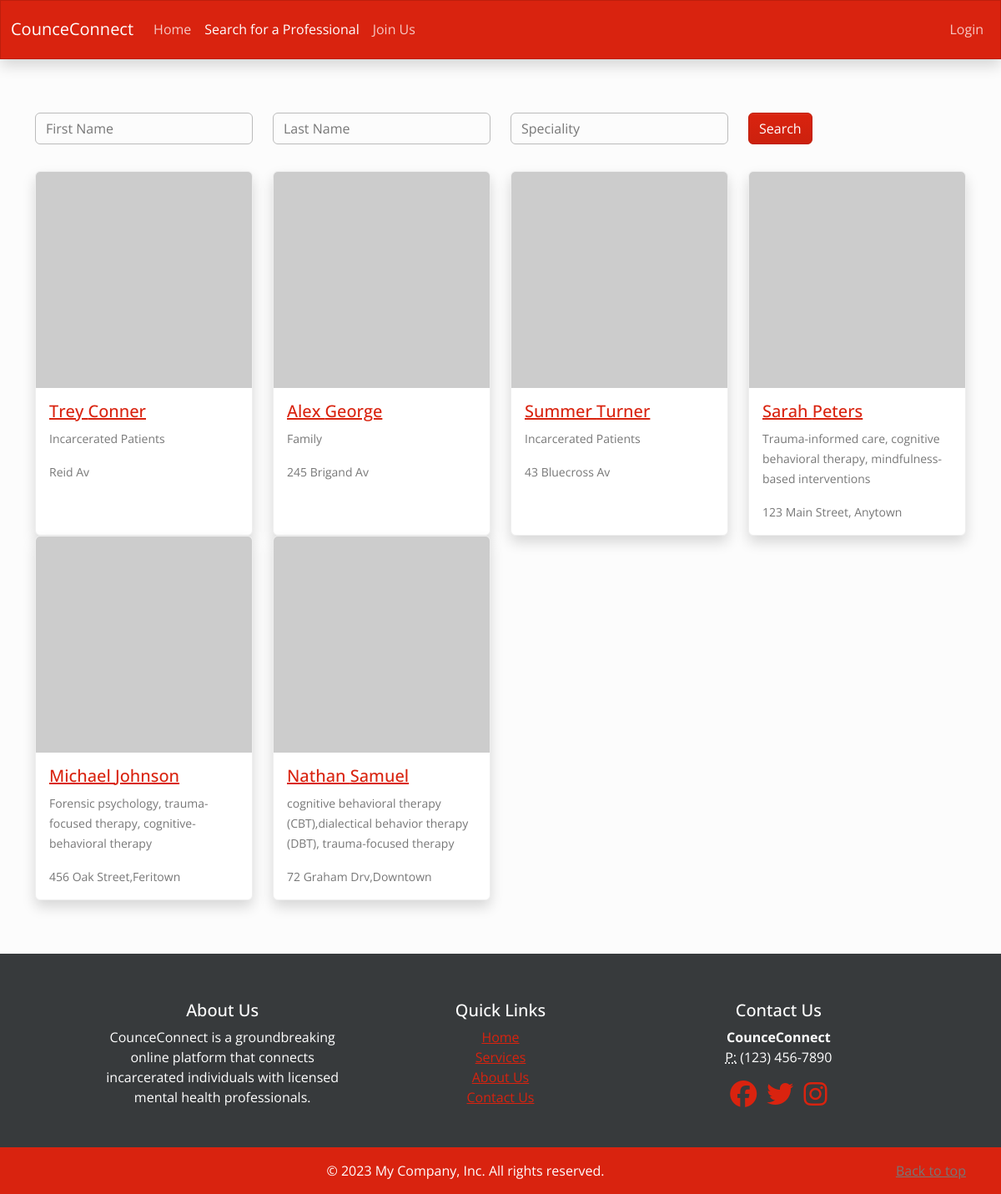
Page /professionals on the committed database.
### app/models.py (models this page shows, shortened)
class User(UserMixin, db.Model):
    __tablename__ = 'user'
    id = db.Column(db.Integer, primary_key=True)
    username = db.Column(db.String(64), index=True, nullable=False,unique=True)
    email = db.Column(db.String(100), index=True, nullable=False,unique=True)
    password_hash = db.Column(db.String(128))
    user_type = db.Column(db.String(128), nullable=False)
    first_name = db.Column(db.String(64))
    last_name = db.Column(db.String(64))
    created = db.Column(db.DateTime, default=datetime.utcnow)
    modified = db.Column(db.DateTime, default=datetime.utcnow)
    __mapper_args__ = {
        'polymorphic_on': user_type,
        'polymorphic_identity': 'user'
    }

class Professional(User):
    __tablename__ = 'professional'
    id = db.Column(db.Integer, db.ForeignKey('user.id'), primary_key=True)
    bio = db.Column(db.String(150))
    address = db.Column(db.String(150))
    speciality = db.Column(db.String(64))
    reviews= db.relationship('Review',backref='reviewed_professional',lazy='dynamic')
    appointments=db.relationship('Appointment',backref='consulting_professional',lazy='dynamic')
    __mapper_args__ = {
        'polymorphic_identity': 'professional'
    }

class User(UserMixin, db.Model):
    __tablename__ = 'user'
    id = db.Column(db.Integer, primary_key=True)
    username = db.Column(db.String(64), index=True, nullable=False,unique=True)
    email = db.Column(db.String(100), index=True, nullable=False,unique=True)
    password_hash = db.Column(db.String(128))
    user_type = db.Column(db.String(128), nullable=False)
    first_name = db.Column(db.String(64))
    last_name = db.Column(db.String(64))
    created = db.Column(db.DateTime, default=datetime.utcnow)
    modified = db.Column(db.DateTime, default=datetime.utcnow)
    __mapper_args__ = {
        'polymorphic_on': user_type,
        'polymorphic_identity': 'user'
    }

### app/search/search.py (the view)
@search_bp.route('/professionals',methods=['GET','POST'])
def search_professionals():
    results=Professional.query.all()
    return render_template('search_professionals.html',results=results)

### app/search/templates/search_professionals.html
{% extends "base.html" %}
{% block content %}
    <div class="container mt-5 mb-5 py-3">
        <form method="GET" action="{{ url_for('search.search_professionals') }}">
            <div class="row">
                <div class="col-sm-3">
                    <div class="mb-3">
                        <input type="text" class="form-control" name="first_name" placeholder="First Name">
                    </div>
                </div>
                <div class="col-sm-3">
                    <div class="mb-3">
                        <input type="text" class="form-control" name="last_name" placeholder="Last Name">
                    </div>
                </div>
                <div class="col-sm-3">
                    <div class="mb-3">
                        <input type="text" class="form-control" name="speciality" placeholder="Speciality">
                    </div>
                </div>
                <div class="col-sm-3">
                    <div class="mb-3">
                        <button type="submit" class="btn btn-primary mb-3">Search</button>
                    </div>
                </div>
            </div>
        </form>
        {% if results %}
        <div class="row">
            {% for result in results %}
            <div class="col-sm-3">
                <div class="card h-100 shadow">
                    <img src="https://i.pravatar.cc/300?img={{result.id+5}}" class="card-img-top" alt="{{ result.first_name }} {{ result.last_name }}">
                    <div class="card-body">
                        <a href="{{url_for('professional.profile_public',user_id=result.id)}}"> <h5 class="card-title">{{ result.first_name }} {{ result.last_name }}</h5> </a>
                        <p class="card-text"><small class="text-muted">{{ result.speciality }}</small></p>
                        <p class="card-text"><small class="text-muted">{{ result.address }}</small></p>
                    </div>
                </div>
            </div>
            {% endfor %}
        </div>
        {% endif %}
    </div>
{% endblock %}

### app/templates/base.html (shortened to what this page needs)
<!doctype html>
<html lang="en">
<head>
    <link rel="stylesheet" href="{{ url_for('static', filename='css/bootstrap.min.css') }}">
    <link href="https://demos.creative-tim.com/soft-ui-design-system/assets/css/nucleo-icons.css" rel="stylesheet" />
    <link href="https://demos.creative-tim.com/soft-ui-design-system/assets/css/nucleo-svg.css" rel="stylesheet" />
</head>
<body>
<nav class="navbar navbar-expand-lg sticky-top navbar-dark bg-primary shadow ">
    <div class="container-fluid">
        <a class="navbar-brand" href="#">CounceConnect</a>
        <div class="collapse navbar-collapse" id="navbarSupportedContent">
            <ul class="navbar-nav me-auto mb-2 mb-lg-0">
                <li class="nav-item">
                    <a {% if request.path== url_for('index')%}
                    class="nav-link active"
                    {% else %} class="nav-link"
                    {% endif %}
                    aria-current="page" href="{{ url_for('index') }}">Home</a>
                </li>
                <li class="nav-item">
                    <a {% if request.path== url_for('search.search_professionals')%}
                    class="nav-link active"
                    {% else %} class="nav-link"
                    {% endif %}
                    aria-current="page" href="{{ url_for('search.search_professionals') }}">Search for a
                    Professional</a>
                </li>
                {% if not current_user.is_authenticated %}
                <li class="nav-item ">
                    <a {% if request.path== url_for('signup.signup')%}
                    class="nav-link active"
                    {% else %} class="nav-link"
                    {% endif %}
                    aria-current="page" href="{{ url_for('signup.signup') }}">Join Us</a>
                </li>
                {% endif %}
            </ul>
            {% if current_user.is_authenticated %}
            <span class="navbar-text">
                            {{current_user.first_name}} {{current_user.last_name}}
            </span>
            {% else %}
            <span>
                <ul class="navbar-nav me-auto mb-2 mb-lg-0">
                    <li class="nav-item">
                        <a class="nav-link" href="{{url_for('auth.login')}}">Login</a>
                     </li>
                </ul>
            </span>
            {% endif %}
        </div>
    </div>
</nav>
{% block content %}{% endblock %}
<footer class="bg-dark text-light pt-4 text-center">
    <div class="container my-3 py-3 text-center" style="max-width:1000px">
        <div class="row">
            <div class="col-md-4">
                <h5>About Us</h5>
                <p>CounceConnect is a groundbreaking online platform that connects incarcerated individuals with licensed mental health professionals.  </p>
            </div>
            <div class="col-md-4">
                <h5>Quick Links</h5>
                <ul class="list-unstyled mx-auto">
                    <li><a href="#">Home</a></li>
                    <li><a href="#">Services</a></li>
                    <li><a href="#">About Us</a></li>
                    <li><a href="#">Contact Us</a></li>
                </ul>
            </div>
            <div class="col-md-4">
                <h5>Contact Us</h5>
                <address>
                    <strong>CounceConnect</strong><br>
                    <abbr title="Phone">P:</abbr> (123) 456-7890
                </address>
                <div class="social-icons">
                    <a href="#"><i class="fab fa-facebook fa-2x"></i></a>
                    <a href="#"><i class="fab fa-twitter fa-2x px-2"></i></a>
                    <a href="#"><i class="fab fa-instagram fa-2x"></i></a>
                </div>
            </div>
        </div>
    </div>
    <div class="bg-primary py-3">
        <div class="container text-center">
            <p class="mb-0">&copy; 2023 My Company, Inc. All rights reserved. <a class="float-end text-secondary" href="#">Back to top</a> </p>
        </div>
    </div>
</footer>
</body>
</html>

### rows in the picture
Professional: first_name "Trey", last_name "Conner", speciality "Incarcerated Patients", address "Reid Av"
Professional: first_name "Alex", last_name "George", speciality "Family", address "245 Brigand Av"
Professional: first_name "Summer", last_name "Turner", speciality "Incarcerated Patients", address "43 Bluecross Av"
Professional: first_name "Sarah", last_name "Peters", speciality "Trauma-informed care, cognitive behavioral therapy, mindfulness-based interventions", address "123 Main Street, Anytown"
Professional: first_name "Michael", last_name "Johnson", speciality "Forensic psychology, trauma-focused therapy, cognitive-behavioral therapy", address "456 Oak Street,Feritown"
Professional: first_name "Nathan", last_name "Samuel", speciality "cognitive behavioral therapy (CBT),dialectical behavior therapy (DBT), trauma-focused therapy", address "72 Graham Drv,Downtown"
